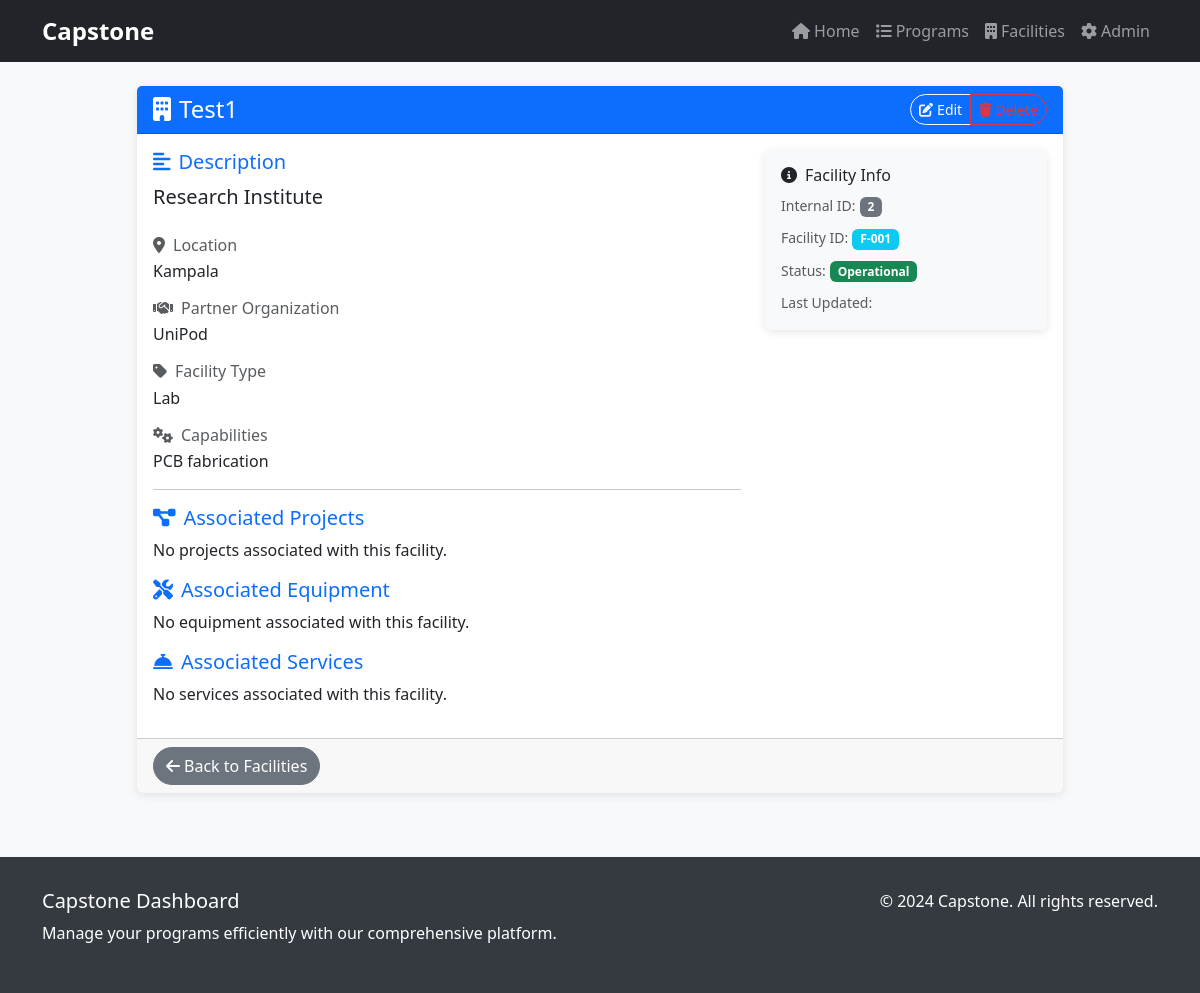
Page /facilities/2/ on the committed database.
### core/models.py (models this page shows, shortened)
class Facility(models.Model):
    facility_id = models.CharField(max_length=10, unique=True, blank=True, null=True)
    name = models.CharField(max_length=200)
    location = models.CharField(max_length=200)
    description = models.TextField()
    partner_organization = models.CharField(max_length=200, choices=PARTNER_ORGANIZATION_CHOICES, blank=True, null=True)
    facility_type = models.CharField(max_length=100, choices=FACILITY_TYPE_CHOICES)
    capabilities = models.CharField(max_length=255, choices=CAPABILITIES_CHOICES)

### core/views.py (the view)
# urls.py: path('facilities/<int:pk>/', views.FacilityDetailView.as_view(), name='facility_detail'),
class FacilityDetailView(DetailView):
    model = Facility
    template_name = "core/facility_detail.html"
    context_object_name = "facility"

### core/templates/core/facility_detail.html (shortened to what this page needs)
{% extends "core/base.html" %}
{% block content %}
  <div class="row justify-content-center">
    <div class="col-lg-10">
      <div class="card">
        <div class="card-header bg-primary text-white d-flex justify-content-between align-items-center">
          <h1 class="h4 mb-0">
            <i class="fas fa-building me-2"></i>{{ facility.name }}
          </h1>
          <div class="btn-group" role="group">
            <a href="{% url 'facility_update' facility.pk %}" class="btn btn-sm btn-outline-light" title="Edit">
              <i class="fas fa-edit me-1"></i>Edit
            </a>
            <a href="{% url 'facility_delete' facility.pk %}" class="btn btn-sm btn-outline-danger" title="Delete">
              <i class="fas fa-trash me-1"></i>Delete
            </a>
          </div>
        </div>
        <div class="card-body">
          <div class="row">
            <div class="col-md-8">
              {% if facility.description %}
                <div class="mb-4">
                  <h5 class="text-primary mb-2">
                    <i class="fas fa-align-left me-2"></i>Description
                  </h5>
                  <p class="lead">{{ facility.description }}</p>
                </div>
              {% endif %}
              {% if facility.location %}
                <div class="mb-3">
                  <h6 class="text-muted mb-1">
                    <i class="fas fa-map-marker-alt me-2"></i>Location
                  </h6>
                  <p class="mb-0">{{ facility.location }}</p>
                </div>
              {% endif %}
              {% if facility.partner_organization %}
                <div class="mb-3">
                  <h6 class="text-muted mb-1">
                    <i class="fas fa-handshake me-2"></i>Partner Organization
                  </h6>
                  <p class="mb-0">{{ facility.partner_organization }}</p>
                </div>
              {% endif %}
              {% if facility.facility_type %}
                <div class="mb-3">
                  <h6 class="text-muted mb-1">
                    <i class="fas fa-tag me-2"></i>Facility Type
                  </h6>
                  <p class="mb-0">{{ facility.facility_type }}</p>
                </div>
              {% endif %}
              {% if facility.capabilities %}
                <div class="mb-3">
                  <h6 class="text-muted mb-1">
                    <i class="fas fa-cogs me-2"></i>Capabilities
                  </h6>
                  <p class="mb-0">{{ facility.capabilities }}</p>
                </div>
              {% endif %}
              <hr>
              <h5 class="text-primary mb-2"><i class="fas fa-project-diagram me-2"></i>Associated Projects</h5>
              {% if facility.projects.all %}
                <ul>
                  {% for project in facility.projects.all %}
                    <li>{{ project.name }}</li>
                  {% endfor %}
                </ul>
              {% else %}
                <p>No projects associated with this facility.</p>
              {% endif %}
              <h5 class="text-primary mb-2"><i class="fas fa-tools me-2"></i>Associated Equipment</h5>
              {% if facility.equipment.all %}
                <ul>
                  {% for item in facility.equipment.all %}
                    <li>{{ item.name }}</li>
                  {% endfor %}
                </ul>
              {% else %}
                <p>No equipment associated with this facility.</p>
              {% endif %}
              <h5 class="text-primary mb-2"><i class="fas fa-concierge-bell me-2"></i>Associated Services</h5>
              {% if facility.services.all %}
                <ul>
                  {% for service in facility.services.all %}
                    <li>{{ service.name }}</li>
                  {% endfor %}
                </ul>
              {% else %}
                <p>No services associated with this facility.</p>
              {% endif %}
            </div>
            <div class="col-md-4">
              <div class="card bg-light">
                <div class="card-body">
                  <h6 class="card-title">
                    <i class="fas fa-info-circle me-2"></i>Facility Info
                  </h6>
                  <div class="mb-2">
                    <small class="text-muted">Internal ID:</small>
                    <span class="badge bg-secondary">{{ facility.pk }}</span>
                  </div>
                  <div class="mb-2">
                    <small class="text-muted">Facility ID:</small>
                    <span class="badge bg-info">{{ facility.facility_id }}</span>
                  </div>
                  <div class="mb-2">
                    <small class="text-muted">Status:</small>
                    <span class="badge bg-success">Operational</span>
                  </div>
                  <div>
                    <small class="text-muted">Last Updated:</small>
                    <br>
                  </div>
                </div>
              </div>
            </div>
          </div>
        </div>
        <div class="card-footer">
          <a href="{% url 'facility_list' %}" class="btn btn-secondary">
            <i class="fas fa-arrow-left me-1"></i>Back to Facilities
          </a>
        </div>
      </div>
    </div>
  </div>
{% endblock %}

### core/templates/core/base.html (style rules this page uses)
.card { transition: transform 0.2s; border: none; box-shadow: 0 2px 10px rgba(0,0,0,0.1); }
.btn { border-radius: 25px; font-weight: 500; }

### rows in the picture
Facility: name "Test1", description "Research Institute", location "Kampala", partner_organization "UniPod", facility_type "Lab", capabilities "PCB fabrication", pk "2", facility_id "F-001"
